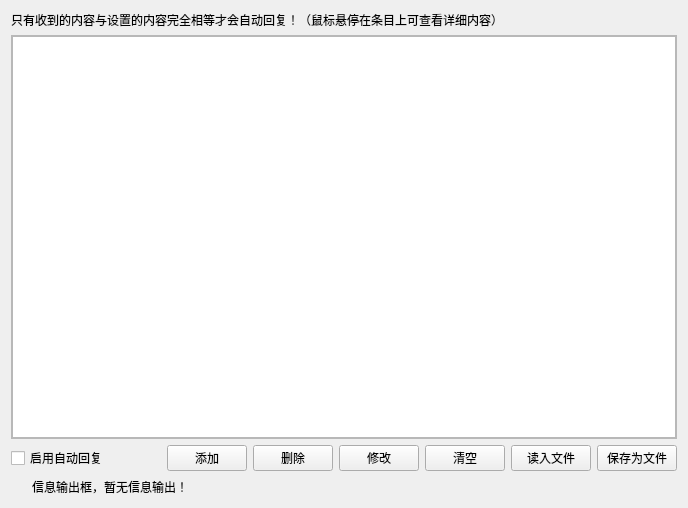
<?xml version="1.0" encoding="UTF-8"?>
<ui version="4.0">
 <class>SAKAutoResponseSettingPanel</class>
 <widget class="QWidget" name="SAKAutoResponseSettingPanel">
  <property name="geometry">
   <rect>
    <x>0</x>
    <y>0</y>
    <width>688</width>
    <height>508</height>
   </rect>
  </property>
  <property name="windowTitle">
   <string>添加自动回复设置</string>
  </property>
  <layout class="QGridLayout" name="gridLayout">
   <item row="0" column="0" colspan="8">
    <widget class="QLabel" name="label">
     <property name="text">
      <string>只有收到的内容与设置的内容完全相等才会自动回复！（鼠标悬停在条目上可查看详细内容）</string>
     </property>
    </widget>
   </item>
   <item row="3" column="7">
    <widget class="QPushButton" name="pushButtonSaveAsFile">
     <property name="text">
      <string>保存为文件</string>
     </property>
    </widget>
   </item>
   <item row="2" column="0" colspan="8">
    <widget class="QScrollArea" name="scrollArea">
     <property name="widgetResizable">
      <bool>true</bool>
     </property>
     <widget class="QWidget" name="scrollAreaWidgetContents">
      <property name="geometry">
       <rect>
        <x>0</x>
        <y>0</y>
        <width>668</width>
        <height>415</height>
       </rect>
      </property>
      <layout class="QVBoxLayout" name="verticalLayout">
       <property name="spacing">
        <number>0</number>
       </property>
       <property name="leftMargin">
        <number>0</number>
       </property>
       <property name="topMargin">
        <number>0</number>
       </property>
       <property name="rightMargin">
        <number>0</number>
       </property>
       <property name="bottomMargin">
        <number>0</number>
       </property>
       <item>
        <widget class="QListWidget" name="listWidgetAutoResponse"/>
       </item>
      </layout>
     </widget>
    </widget>
   </item>
   <item row="3" column="2">
    <widget class="QPushButton" name="pushButtonAdd">
     <property name="text">
      <string>添加</string>
     </property>
    </widget>
   </item>
   <item row="3" column="1">
    <spacer name="horizontalSpacer">
     <property name="orientation">
      <enum>Qt::Horizontal</enum>
     </property>
     <property name="sizeHint" stdset="0">
      <size>
       <width>40</width>
       <height>20</height>
      </size>
     </property>
    </spacer>
   </item>
   <item row="3" column="6">
    <widget class="QPushButton" name="pushButtonReadInFile">
     <property name="text">
      <string>读入文件</string>
     </property>
    </widget>
   </item>
   <item row="3" column="0">
    <widget class="QCheckBox" name="checkBoxAutoResponse">
     <property name="text">
      <string>启用自动回复</string>
     </property>
    </widget>
   </item>
   <item row="3" column="3">
    <widget class="QPushButton" name="pushButtonDelete">
     <property name="text">
      <string>删除</string>
     </property>
    </widget>
   </item>
   <item row="3" column="4">
    <widget class="QPushButton" name="pushButtonModify">
     <property name="text">
      <string>修改</string>
     </property>
    </widget>
   </item>
   <item row="4" column="0" colspan="8">
    <widget class="QFrame" name="frame">
     <property name="minimumSize">
      <size>
       <width>0</width>
       <height>20</height>
      </size>
     </property>
     <property name="maximumSize">
      <size>
       <width>16777215</width>
       <height>20</height>
      </size>
     </property>
     <property name="styleSheet">
      <string notr="true">QFrame{
	border:none
}</string>
     </property>
     <property name="frameShape">
      <enum>QFrame::StyledPanel</enum>
     </property>
     <property name="frameShadow">
      <enum>QFrame::Raised</enum>
     </property>
     <layout class="QHBoxLayout" name="horizontalLayout">
      <property name="leftMargin">
       <number>0</number>
      </property>
      <property name="topMargin">
       <number>0</number>
      </property>
      <property name="rightMargin">
       <number>0</number>
      </property>
      <property name="bottomMargin">
       <number>0</number>
      </property>
      <item>
       <widget class="QPushButton" name="pushButtonInfoIcon">
        <property name="minimumSize">
         <size>
          <width>15</width>
          <height>15</height>
         </size>
        </property>
        <property name="maximumSize">
         <size>
          <width>15</width>
          <height>15</height>
         </size>
        </property>
        <property name="styleSheet">
         <string notr="true">QPushButton{
	background-color: #00FFFFFF;
	border:none
}</string>
        </property>
        <property name="text">
         <string/>
        </property>
       </widget>
      </item>
      <item>
       <widget class="QLabel" name="labelInfo">
        <property name="text">
         <string>信息输出框，暂无信息输出！</string>
        </property>
       </widget>
      </item>
     </layout>
    </widget>
   </item>
   <item row="3" column="5">
    <widget class="QPushButton" name="pushButtonClear">
     <property name="text">
      <string>清空</string>
     </property>
    </widget>
   </item>
  </layout>
 </widget>
 <resources/>
 <connections/>
</ui>
